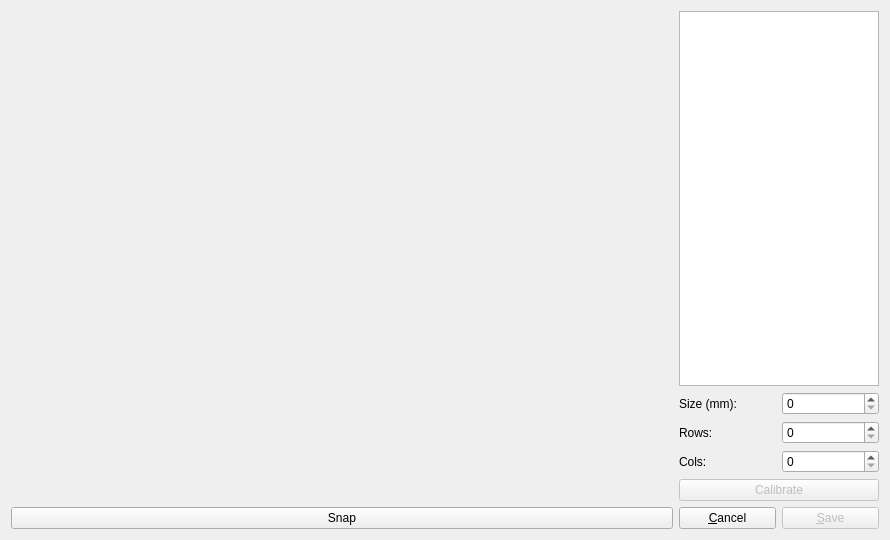
<?xml version="1.0" encoding="UTF-8"?>
<ui version="4.0">
 <class>CalibrationDialog</class>
 <widget class="QDialog" name="CalibrationDialog">
  <property name="geometry">
   <rect>
    <x>0</x>
    <y>0</y>
    <width>890</width>
    <height>540</height>
   </rect>
  </property>
  <property name="sizePolicy">
   <sizepolicy hsizetype="Fixed" vsizetype="Fixed">
    <horstretch>0</horstretch>
    <verstretch>0</verstretch>
   </sizepolicy>
  </property>
  <property name="minimumSize">
   <size>
    <width>890</width>
    <height>540</height>
   </size>
  </property>
  <property name="maximumSize">
   <size>
    <width>890</width>
    <height>540</height>
   </size>
  </property>
  <property name="windowTitle">
   <string>SL Calibration</string>
  </property>
  <property name="sizeGripEnabled">
   <bool>false</bool>
  </property>
  <layout class="QGridLayout" name="gridLayout">
   <item row="0" column="0" rowspan="5">
    <widget class="VideoWidget" name="videoWidget" native="true">
     <property name="enabled">
      <bool>true</bool>
     </property>
    </widget>
   </item>
   <item row="0" column="1">
    <widget class="QListWidget" name="listWidget">
     <property name="maximumSize">
      <size>
       <width>200</width>
       <height>16777215</height>
      </size>
     </property>
    </widget>
   </item>
   <item row="1" column="1">
    <layout class="QHBoxLayout" name="horizontalLayout">
     <item>
      <widget class="QLabel" name="label">
       <property name="text">
        <string>Size (mm):</string>
       </property>
      </widget>
     </item>
     <item>
      <widget class="QSpinBox" name="checkerSizeBox"/>
     </item>
    </layout>
   </item>
   <item row="2" column="1">
    <layout class="QHBoxLayout" name="horizontalLayout_2">
     <item>
      <widget class="QLabel" name="label_3">
       <property name="text">
        <string>Rows:</string>
       </property>
      </widget>
     </item>
     <item>
      <widget class="QSpinBox" name="checkerRowsBox"/>
     </item>
    </layout>
   </item>
   <item row="3" column="1">
    <layout class="QHBoxLayout" name="horizontalLayout_3">
     <item>
      <widget class="QLabel" name="label_4">
       <property name="text">
        <string>Cols:</string>
       </property>
      </widget>
     </item>
     <item>
      <widget class="QSpinBox" name="checkerColsBox"/>
     </item>
    </layout>
   </item>
   <item row="4" column="1">
    <widget class="QPushButton" name="calibrateButton">
     <property name="enabled">
      <bool>false</bool>
     </property>
     <property name="text">
      <string>Calibrate</string>
     </property>
    </widget>
   </item>
   <item row="5" column="0">
    <widget class="QPushButton" name="snapButton">
     <property name="enabled">
      <bool>true</bool>
     </property>
     <property name="text">
      <string>Snap</string>
     </property>
    </widget>
   </item>
   <item row="5" column="1">
    <layout class="QHBoxLayout" name="horizontalLayout_4">
     <item>
      <widget class="QPushButton" name="cancelButton">
       <property name="text">
        <string>&amp;Cancel</string>
       </property>
      </widget>
     </item>
     <item>
      <widget class="QPushButton" name="saveButton">
       <property name="enabled">
        <bool>false</bool>
       </property>
       <property name="text">
        <string>&amp;Save</string>
       </property>
      </widget>
     </item>
    </layout>
   </item>
  </layout>
 </widget>
 <customwidgets>
  <customwidget>
   <class>VideoWidget</class>
   <extends>QWidget</extends>
   <header>VideoWidget.h</header>
   <container>1</container>
  </customwidget>
 </customwidgets>
 <resources/>
 <connections>
  <connection>
   <sender>cancelButton</sender>
   <signal>clicked()</signal>
   <receiver>CalibrationDialog</receiver>
   <slot>close()</slot>
   <hints>
    <hint type="sourcelabel">
     <x>703</x>
     <y>498</y>
    </hint>
    <hint type="destinationlabel">
     <x>628</x>
     <y>510</y>
    </hint>
   </hints>
  </connection>
 </connections>
</ui>
